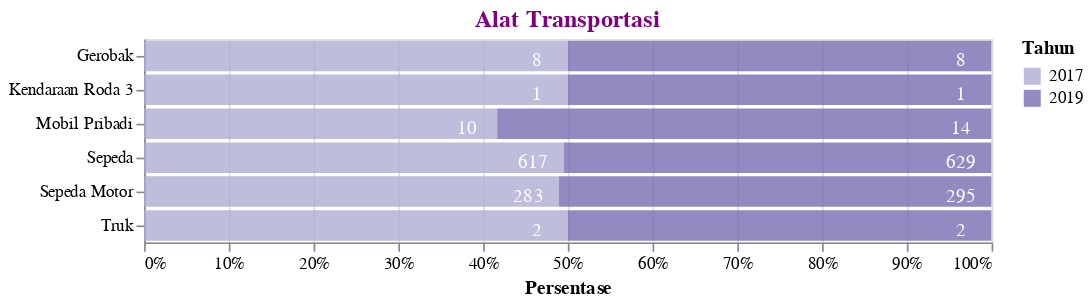

Notebook code cell kept with this figure:
### Code cell
df1_4 = data2('Alat Transportasi')
df1_4 = df1_4.dropna()
plot1_4 = plot_1(df1_4,'Persentase','',500, 'Alat Transportasi').configure_title(fontSize=14,color='purple')
plot1_4

### Figure 1 — Vega-Lite specification as saved in the notebook (floating-point values rounded to 4 significant figures)
{"config": {"view": {"continuousWidth": 400, "continuousHeight": 300}, "title": {"color": "purple", "fontSize": 14}}, "layer": [{"mark": {"type": "bar", "opacity": 0.8}, "encoding": {"color": {"condition": {"type": "ordinal", "field": "Tahun", "scale": {"scheme": "purples"}, "selection": "selector001"}, "value": "lightgray"}, "x": {"type": "quantitative", "axis": {"format": ".0%"}, "field": "N", "stack": "normalize", "title": "Persentase"}, "y": {"type": "ordinal", "field": "Keterangan", "title": ""}}, "selection": {"selector001": {"type": "single", "encodings": ["y", "color"]}}}, {"mark": {"type": "text", "color": "white", "dx": -18, "dy": 3}, "encoding": {"detail": {"type": "ordinal", "field": "Tahun"}, "text": {"type": "ordinal", "field": "N"}, "tooltip": [{"type": "quantitative", "field": "Tahun"}, {"type": "nominal", "field": "Kategori"}, {"type": "nominal", "field": "Keterangan"}, {"type": "quantitative", "field": "N"}, {"type": "nominal", "field": "Satuan"}], "x": {"type": "quantitative", "field": "N", "stack": "normalize"}, "y": {"type": "ordinal", "field": "Keterangan"}}, "selection": {"selector005": {"type": "interval", "bind": "scales", "encodings": ["x", "y"]}}}], "data": {"name": "data-15a0934fdcc8507869bfbda629e78993"}, "title": "Alat Transportasi", "width": 500, "$schema": "https://vega.github.io/schema/vega-lite/v4.8.1.json", "datasets": {"data-15a0934fdcc8507869bfbda629e78993": [{"Tahun": 2017, "Kode": 9, "Data": "Sarana Prasarana", "Kode Kategori": 9.7, "Kategori": "Alat Transportasi", "Keterangan": "Sepeda", "N": 617.0, "Satuan": "Unit"}, {"Tahun": 2017, "Kode": 9, "Data": "Sarana Prasarana", "Kode Kategori": 9.7, "Kategori": "Alat Transportasi", "Keterangan": "Gerobak", "N": 8.0, "Satuan": "Unit"}, {"Tahun": 2017, "Kode": 9, "Data": "Sarana Prasarana", "Kode Kategori": 9.7, "Kategori": "Alat Transportasi", "Keterangan": "Kendaraan Roda 3", "N": 1.0, "Satuan": "Unit"}, {"Tahun": 2017, "Kode": 9, "Data": "Sarana Prasarana", "Kode Kategori": 9.7, "Kategori": "Alat Transportasi", "Keterangan": "Sepeda Motor", "N": 283.0, "Satuan": "Unit"}, {"Tahun": 2017, "Kode": 9, "Data": "Sarana Prasarana", "Kode Kategori": 9.7, "Kategori": "Alat Transportasi", "Keterangan": "Mobil Pribadi", "N": 10.0, "Satuan": "Unit"}, {"Tahun": 2017, "Kode": 9, "Data": "Sarana Prasarana", "Kode Kategori": 9.7, "Kategori": "Alat Transportasi", "Keterangan": "Truk", "N": 2.0, "Satuan": "Unit"}, {"Tahun": 2019, "Kode": 9, "Data": "Sarana Prasarana", "Kode Kategori": 9.7, "Kategori": "Alat Transportasi", "Keterangan": "Sepeda", "N": 629.0, "Satuan": "Unit"}, {"Tahun": 2019, "Kode": 9, "Data": "Sarana Prasarana", "Kode Kategori": 9.7, "Kategori": "Alat Transportasi", "Keterangan": "Gerobak", "N": 8.0, "Satuan": "Unit"}, {"Tahun": 2019, "Kode": 9, "Data": "Sarana Prasarana", "Kode Kategori": 9.7, "Kategori": "Alat Transportasi", "Keterangan": "Kendaraan Roda 3", "N": 1.0, "Satuan": "Unit"}, {"Tahun": 2019, "Kode": 9, "Data": "Sarana Prasarana", "Kode Kategori": 9.7, "Kategori": "Alat Transportasi", "Keterangan": "Sepeda Motor", "N": 295.0, "Satuan": "Unit"}, {"Tahun": 2019, "Kode": 9, "Data": "Sarana Prasarana", "Kode Kategori": 9.7, "Kategori": "Alat Transportasi", "Keterangan": "Mobil Pribadi", "N": 14.0, "Satuan": "Unit"}, {"Tahun": 2019, "Kode": 9, "Data": "Sarana Prasarana", "Kode Kategori": 9.7, "Kategori": "Alat Transportasi", "Keterangan": "Truk", "N": 2.0, "Satuan": "Unit"}]}}
